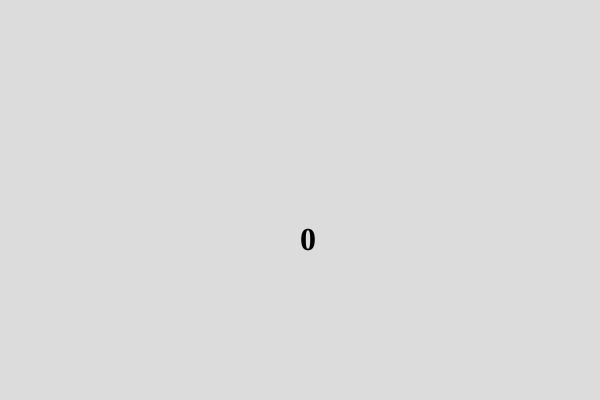
Frame 1 (no input)
Frame 60 (no input): identical to frame 1, image omitted
Frame 120 (the mouse pressed at the canvas centre since frame 60): identical to frame 1, image omitted

The p5.js sketch that drew this single still picture (run headless with seeded random() and noise() and a simulated clock; from frame 60 on, the mouse is pressed at the canvas centre):

// p5.js sketch
// ── sketch.js
let h1;

function setup() {
  createCanvas(600, 400);
  h1 = createElement('h1', `${keyCode}`)
  h1.position(300, 200)
  h1.style('text-align', 'center')
}

function draw() {
  background(220);
  keyDetect()
  //keyText()
}

function keyDetect(){
    if(keyIsPressed === true){
    console.log(`${keyCode} ${key}`)
    h1.html(`${keyCode}`)
    }
}

function keyText(){
  createElement('h1', keyCode)
}
